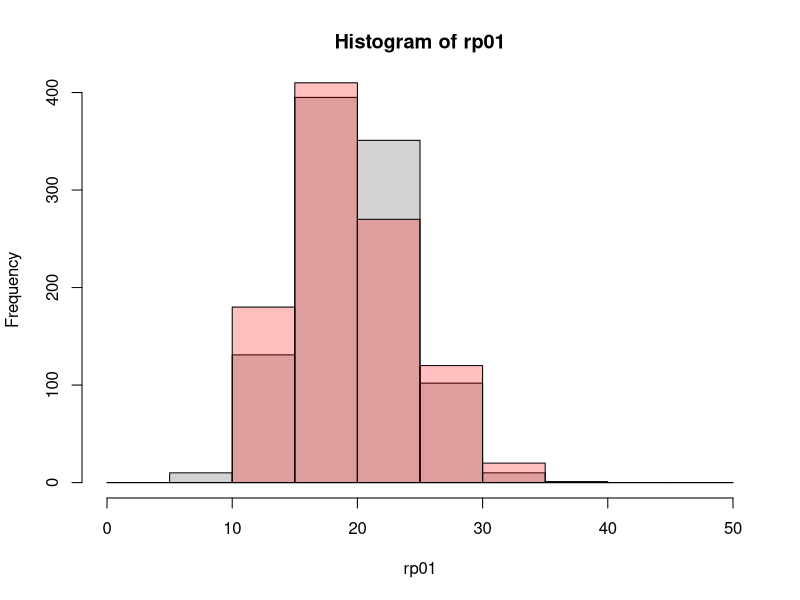

This figure's R source:
# Re-visit, does not make sense.

# Poisson random numbers --------------------------------------------------

rp01 <- rpois(1000, 20)
rp02 <- rep(rpois(100, 20), 10)
hist(rp01, breaks=seq(0, 50, by=5))
hist(rp02, breaks=seq(0, 50, by=5), add=T, col="#FF000040")

var(rp01)
var(rp02)

# function to compute the variance in mutliplicity
# using independent samples from a Poisson and samples where each sample is included 10 times
comparePois <- function(n){
  c(varSep=var(rpois(120*n, 20) ), varRead=var(rep(rpois(120, 20), n)))
}
popVar <- function(x){
  sum((x-mean(x))^2)/length(x)
}
comparePoisPopVar <- function(n){
  c(varSep=popVar(rpois(120*n, 20)), varRead=popVar(rep(rpois(120, 20), n)))
}

?var
#vars <- as.data.frame(t(sapply(1:10000, function(x) comparePois(10))))
vars <- as.data.frame(t(sapply(1:10000, function(x) comparePoisPopVar(10))))
#vars <- as.data.frame(t(sapply(1:100000, function(x) comparePois(10))))
head(vars)
summary(lm(varSep ~ 1 + offset(varRead),
   data=vars))
colMeans(vars)

# correlation within reads (duplicating counts) leads to (a little) less variance